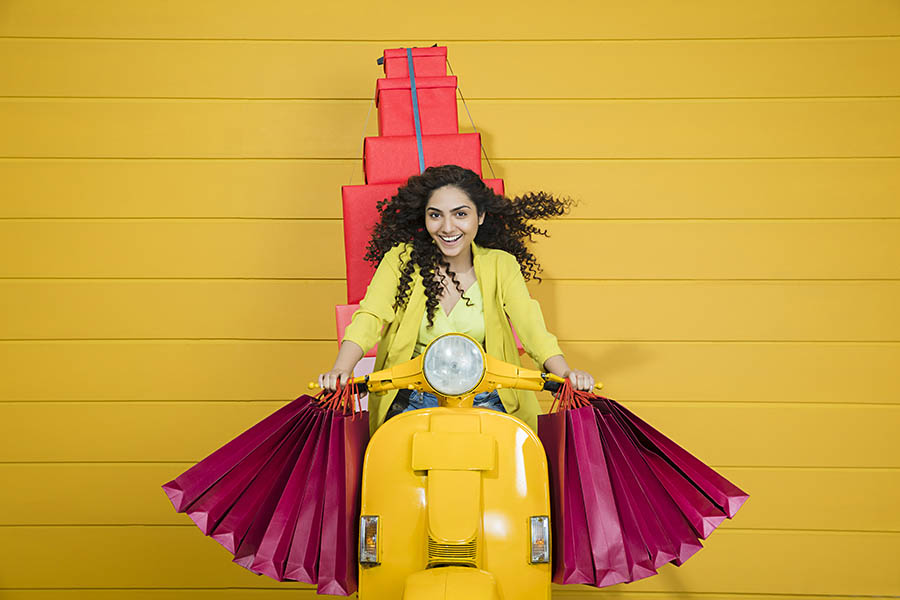
#> input picture test1.jpg, 900 x 600 px
$ jupyter execute Face_Detection_With_Python_Using_OpenCV.ipynb
#> lines starting #> are read from the running program, lines starting #| are printed output that depends on the picture; after the words box and inside, x2 and y2 are one past the last pixel; in counts of white or black regions, pixels touching at a corner belong together
<a href="https://colab.research.google.com/github/sagar-7227/Face_detector_using_openCV/blob/main/Face_Detection_With_Python_Using_OpenCV.ipynb" target="_parent"></a>

**Face detecton with python**

Import the openCV library

[cell 1]
import cv2

using the pretrained classifier

[cell 2]
face_cascade = cv2.CascadeClassifier('face_detector.xml')

upoad the image

[cell 3]
img = cv2.imread('test1.jpg')
#> img is the input picture: shape (600, 900, 3); mean B, G, R 61.3, 155, 202.7

perform the face detection

[cell 4]
faces= face_cascade.detectMultiScale(img, 1.1 ,4)
#> faces = [[416, 189, 64, 64]]

draw rectangle

[cell 5]
for (x,y,w,h) in faces :
  cv2.rectangle(img,(x,y),(x+w, y+h),(255,0,0),2)
#> this loop made 1 pass
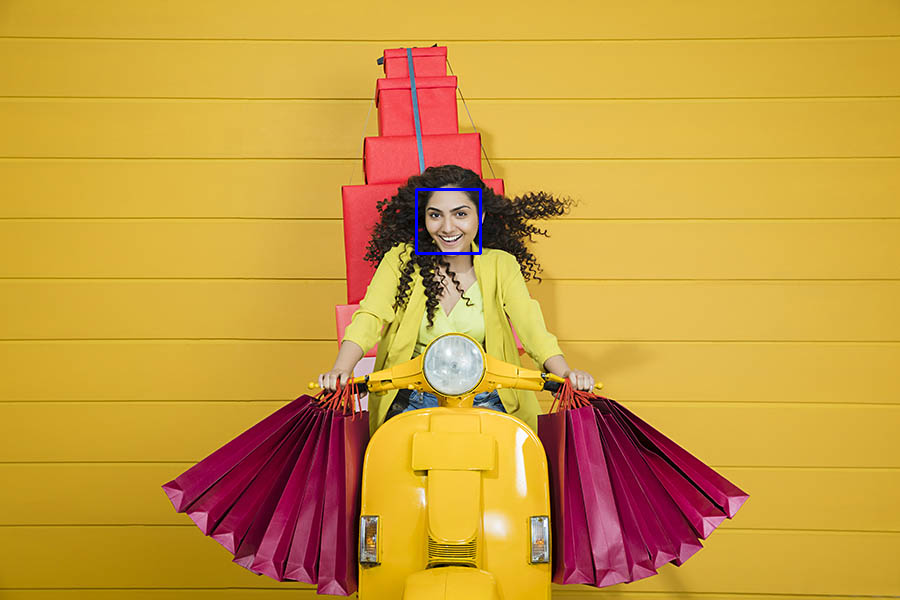
#> img: shape (600, 900, 3); 0.14% of pixels changed, all inside (x1, y1, x2, y2) = (415, 188, 482, 255)
